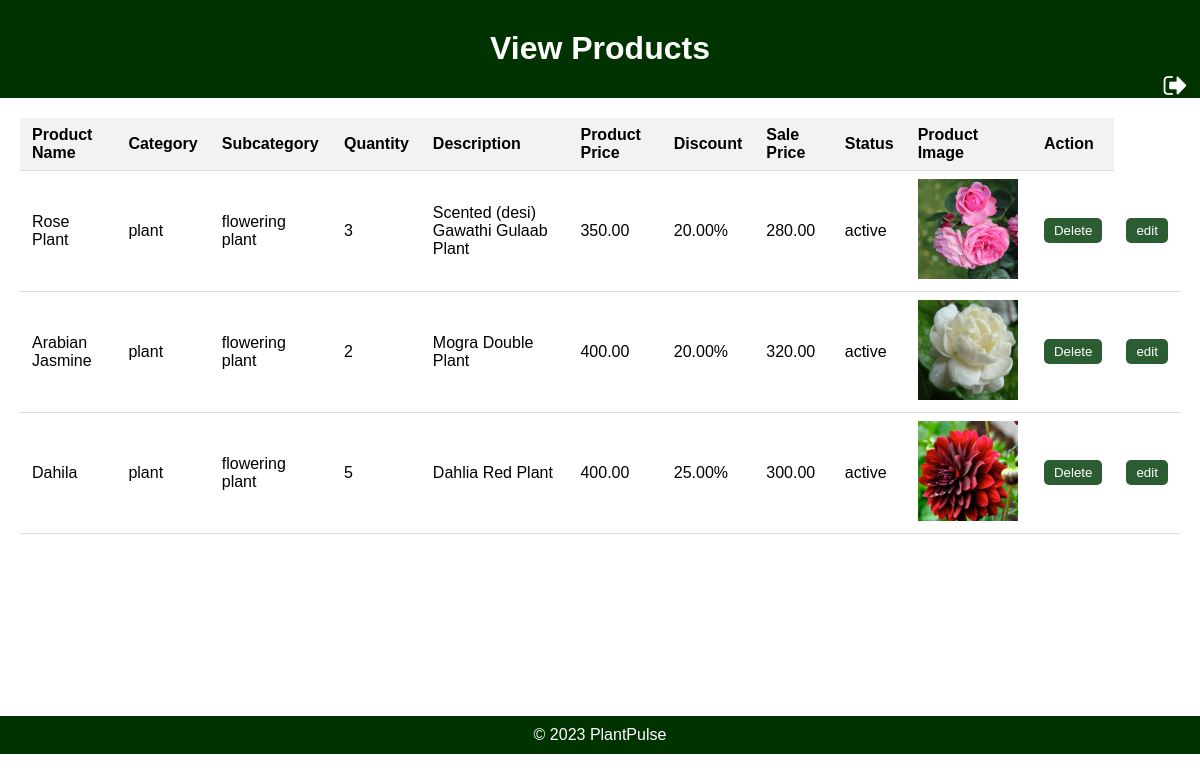
/viewproduct/, run on the app's committed database.
### appplant/models.py (models this page shows, shortened)
class Product(models.Model):
    product_id = models.AutoField(primary_key=True)
    product_name = models.CharField(max_length=255)
    category = models.CharField(max_length=100)
    subcategory = models.CharField(max_length=100)
    quantity = models.PositiveIntegerField()
    description = models.TextField()
    price = models.DecimalField(max_digits=10, decimal_places=2)
    discount = models.DecimalField(max_digits=5, decimal_places=2, default= 0.0)
    sale_price = models.DecimalField(max_digits=10, decimal_places=2, editable=False)
    status = models.CharField(max_length=20, choices=(("active", "Active"), ("inactive", "Inactive")))
    product_image = models.ImageField(upload_to='product_images/')

### appplant/views.py (the view)
# urls.py: path('viewproduct/',views.view_product,name="viewproduct"),
def view_product(request):
    products = Product.objects.all()  # Modify this to fetch the products
    return render(request, 'viewproduct.html', {'products': products})

### templates/viewproduct.html (shortened to what this page needs)
{% load static %}
<!DOCTYPE html>
<html lang="en">
<head>
</head>
<body>
    <div class="header">
        <h1><center>View Products</center></h1>
        <a href="{% url 'adminpanel' %}"><img src="{% static 'images/log4.png' %}" alt="Cart" class="Cart-icon" style="margin-right: 10px;"></a>
    </div>
    <div class="container">
        <table>
            <tr>
                <th>Product Name</th>
                <th>Category</th>
                <th>Subcategory</th>
                <th>Quantity</th>
                <th>Description</th>
                <th>Product Price</th>
                <th>Discount</th>
                <th>Sale Price</th>
                <th>Status</th>
                <th>Product Image</th>
                <th>Action</th>
            </tr>
            {% for product in products %}
            <tr>
                <td>{{ product.product_name }}</td>
                <td>{{ product.category }}</td>
                <td>{{ product.subcategory }}</td>
                <td>{{ product.quantity }}</td>
                <td>{{ product.description }}</td>
                <td>{{ product.price }}</td>
                <td>{{ product.discount }}%</td>
                <td>{{ product.sale_price }}</td>
                <td>{{ product.status }}</td>
                <td>
                    {% if product.product_image %}
                        <img src="{{ product.product_image.url }}" alt="{{ product.product_name }}" width="100">
                    {% else %}
                        No image available
                    {% endif %}
                </td>
                <td>
                <form action="{% url 'delete_product' product.product_id %}" method="post">
                        <button type="submit" class="delete-button">Delete</button>
                       </form>
                </td>
                <td>
                    <form action="{% url 'edit_product' product.product_id %}" method="post">
                        <button type="submit" class="delete-button">edit</button>
                </form>
                </td>
            </tr>
            {% endfor %}
        </table>
    </div>
<br><br><br><br><br><br><br><br><br>
    <div class="footer">
        &copy; 2023 PlantPulse
    </div>
</body>
</html>

### templates/viewproduct.html (style rules this page uses)
body { font-family: Arial, sans-serif; background-image: url('/static/images/background.jpg'); background-size: cover; background-repeat: no-repeat; margin: 0; }
.container { padding: 20px; }
table { width: 100%; border-collapse: collapse; }
th, td { padding: 8px 12px; text-align: left; border-bottom: 1px solid #ddd; }
th { background-color: #f2f2f2; }
.delete-button { background-color: #2b5c32; color: #fff; border: none; padding: 5px 10px; border-radius: 5px; cursor: pointer; }
.header { background-color: #003300; color: #fff; text-align: center; padding: 10px; }
.footer { background-color: #003300; color: #fff; text-align: center; padding: 10px; }
.Cart-icon { position: absolute; right: 0; top:70px; }
.header { background-color: #003300; color: #fff; text-align: left; padding: 9px; position: relative; }

### data on the page
Product: product_name "Rose Plant", category "plant", subcategory "flowering plant", quantity "3", description "Scented (desi) Gawathi Gulaab Plant", price "350.00", discount "20.00", sale_price "280.00", status "active", product_image (picture)
Product: product_name "Arabian Jasmine", category "plant", subcategory "flowering plant", quantity "2", description "Mogra Double Plant", price "400.00", discount "20.00", sale_price "320.00", status "active", product_image (picture)
Product: product_name "Dahila", category "plant", subcategory "flowering plant", quantity "5", description "Dahlia Red Plant", price "400.00", discount "25.00", sale_price "300.00", status "active", product_image (picture)
